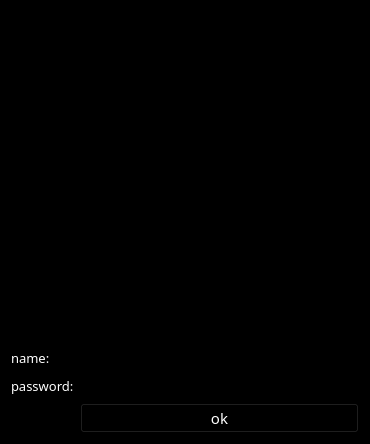
<?xml version="1.0" encoding="UTF-8"?>
<ui version="4.0">
 <class>wex</class>
 <widget class="QWidget" name="wex">
  <property name="geometry">
   <rect>
    <x>0</x>
    <y>0</y>
    <width>370</width>
    <height>444</height>
   </rect>
  </property>
  <property name="windowTitle">
   <string>registr</string>
  </property>
  <property name="autoFillBackground">
   <bool>false</bool>
  </property>
  <property name="styleSheet">
   <string notr="true">background-color: rgb(0, 0, 0);</string>
  </property>
  <layout class="QGridLayout" name="gridLayout_2">
   <item row="0" column="0">
    <layout class="QGridLayout" name="gridLayout">
     <item row="7" column="1">
      <widget class="QPushButton" name="pushButton">
       <property name="font">
        <font>
         <family>OpenSymbol</family>
         <pointsize>11</pointsize>
        </font>
       </property>
       <property name="styleSheet">
        <string notr="true">color: rgb(255, 255, 255);</string>
       </property>
       <property name="text">
        <string>ok</string>
       </property>
      </widget>
     </item>
     <item row="1" column="0" colspan="2">
      <widget class="QLabel" name="label">
       <property name="font">
        <font>
         <family>OpenSymbol</family>
         <pointsize>11</pointsize>
        </font>
       </property>
       <property name="autoFillBackground">
        <bool>false</bool>
       </property>
       <property name="styleSheet">
        <string notr="true">background-image: url(:/Fakt.jpg);
border-image: url(:/Fakt.jpg);</string>
       </property>
       <property name="text">
        <string/>
       </property>
      </widget>
     </item>
     <item row="2" column="1">
      <widget class="QLineEdit" name="name">
       <property name="styleSheet">
        <string notr="true">color: rgb(255, 255, 255);</string>
       </property>
      </widget>
     </item>
     <item row="6" column="1">
      <widget class="QLineEdit" name="password">
       <property name="styleSheet">
        <string notr="true">color: rgb(255, 255, 255);</string>
       </property>
      </widget>
     </item>
     <item row="6" column="0">
      <widget class="QLabel" name="label_3">
       <property name="font">
        <font>
         <family>OpenSymbol</family>
         <pointsize>10</pointsize>
        </font>
       </property>
       <property name="styleSheet">
        <string notr="true">color: rgb(255, 255, 255);</string>
       </property>
       <property name="text">
        <string>password:</string>
       </property>
      </widget>
     </item>
     <item row="2" column="0">
      <widget class="QLabel" name="label_2">
       <property name="font">
        <font>
         <family>OpenSymbol</family>
         <pointsize>10</pointsize>
        </font>
       </property>
       <property name="autoFillBackground">
        <bool>false</bool>
       </property>
       <property name="styleSheet">
        <string notr="true">color: rgb(255, 255, 255);</string>
       </property>
       <property name="text">
        <string>name:</string>
       </property>
      </widget>
     </item>
    </layout>
   </item>
  </layout>
 </widget>
 <resources/>
 <connections/>
</ui>
